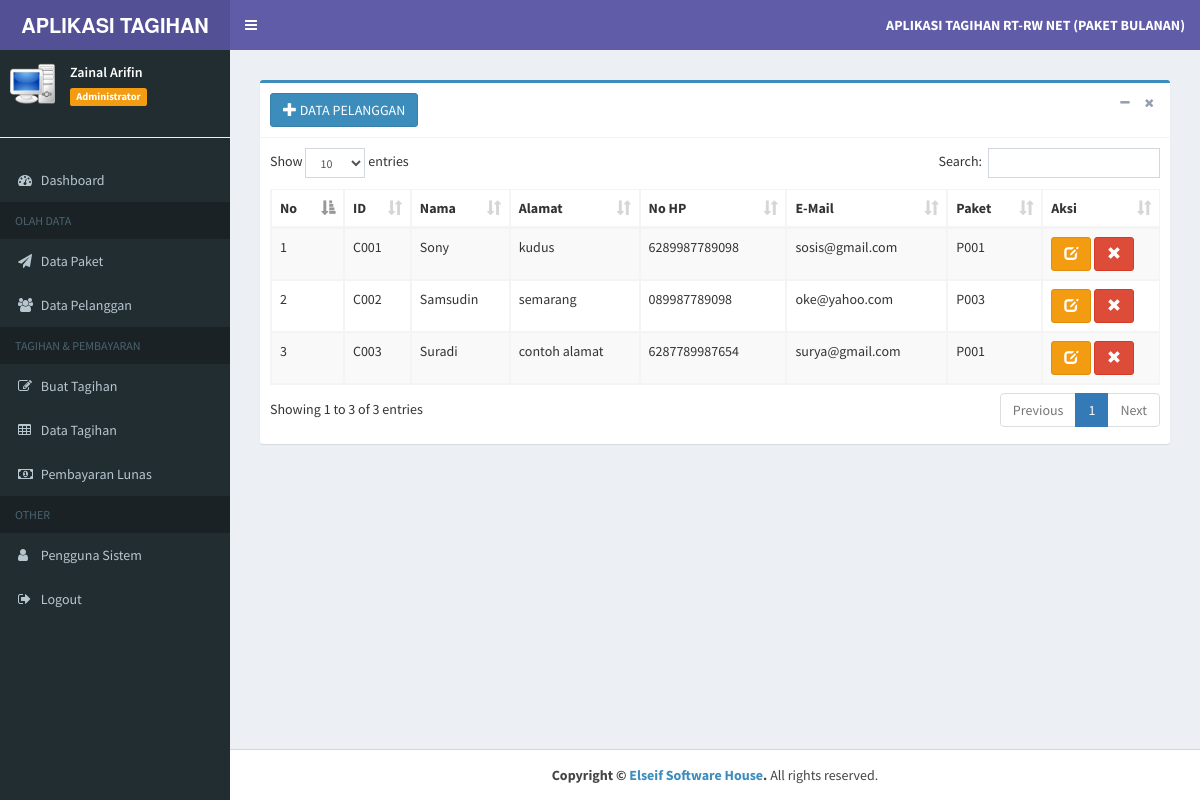
The page /index.php?page=data-pelanggan (signed in) on the database its author committed.
### tables this page shows
CREATE TABLE `tb_pelanggan` (
  `id_pelanggan` varchar(6) NOT NULL,
  `nama` varchar(20) NOT NULL,
  `alamat` text NOT NULL,
  `no_hp` varchar(15) NOT NULL,
  `email` varchar(30) NOT NULL,
  `password` varchar(15) NOT NULL,
  `level` varchar(5) NOT NULL DEFAULT 'PLG',
  `id_paket` varchar(6) NOT NULL
);

### admin/pelanggan/data_pelanggan.php (the view)
<section class="content">
	<div class="box box-primary">
		<div class="box-header with-border">
			<a href="?page=add-pelanggan" title="Tambah Data" class="btn btn-primary">
				<i class="glyphicon glyphicon-plus"></i> DATA PELANGGAN</a>
			<div class="box-tools pull-right">
				<button type="button" class="btn btn-box-tool" data-widget="collapse">
					<i class="fa fa-minus"></i>
				</button>
				<button type="button" class="btn btn-box-tool" data-widget="remove">
					<i class="fa fa-remove"></i>
				</button>
			</div>
		</div>
		<div class="box-body">
			<div class="table-responsive">
				<table id="example1" class="table table-bordered table-striped">
					<thead>
						<tr>
							<th>No</th>
							<th>ID</th>
							<th>Nama</th>
							<th>Alamat</th>
							<th>No HP</th>
							<th>E-Mail</th>
							<th>Paket</th>
							<th>Aksi</th>
						</tr>
					</thead>
					<tbody>
						<?php
                  $no = 1;
                  $sql = $koneksi->query("SELECT * from tb_pelanggan");
                  while ($data= $sql->fetch_assoc()) {
                ?>
						<tr>
							<td>
								<?php echo $no++; ?>
							</td>
							<td>
								<?php echo $data['id_pelanggan']; ?>
							</td>
							<td>
								<?php echo $data['nama']; ?>
							</td>
							<td>
								<?php echo $data['alamat']; ?>
							</td>
							<td>
								<?php echo $data['no_hp']; ?>
							</td>
							<td>
								<?php echo $data['email']; ?>
							</td>
							<td>
								<?php echo $data['id_paket']; ?>
							</td>
							<td>
								<a href="?page=edit-pelanggan&kode=<?php echo $data['id_pelanggan']; ?>" title="Ubah"
								 class="btn btn-warning">
									<i class="glyphicon glyphicon-edit"></i>
								</a>
								<a href="?page=del-pelanggan&kode=<?php echo $data['id_pelanggan']; ?>" onclick="return confirm('Yakin Hapus Data Ini ?')"
								 title="Hapus" class="btn btn-danger">
									<i class="glyphicon glyphicon-remove"></i>
							</td>
						</tr>
						<?php
                  }
                ?>
					</tbody>
				</table>
			</div>
		</div>
	</div>
</section>

### rows shown on the page
tb_pelanggan: id_pelanggan "C001", nama "Sony", alamat "kudus", no_hp "6289987789098", email "sosis@gmail.com", id_paket "P001"
tb_pelanggan: id_pelanggan "C002", nama "Samsudin", alamat "semarang", no_hp "089987789098", email "oke@yahoo.com", id_paket "P003"
tb_pelanggan: id_pelanggan "C003", nama "Suradi", alamat "contoh alamat", no_hp "6287789987654", email "surya@gmail.com", id_paket "P001"

### other values the page prints
$data_nama "Zainal Arifin"
$data_level "Administrator"
